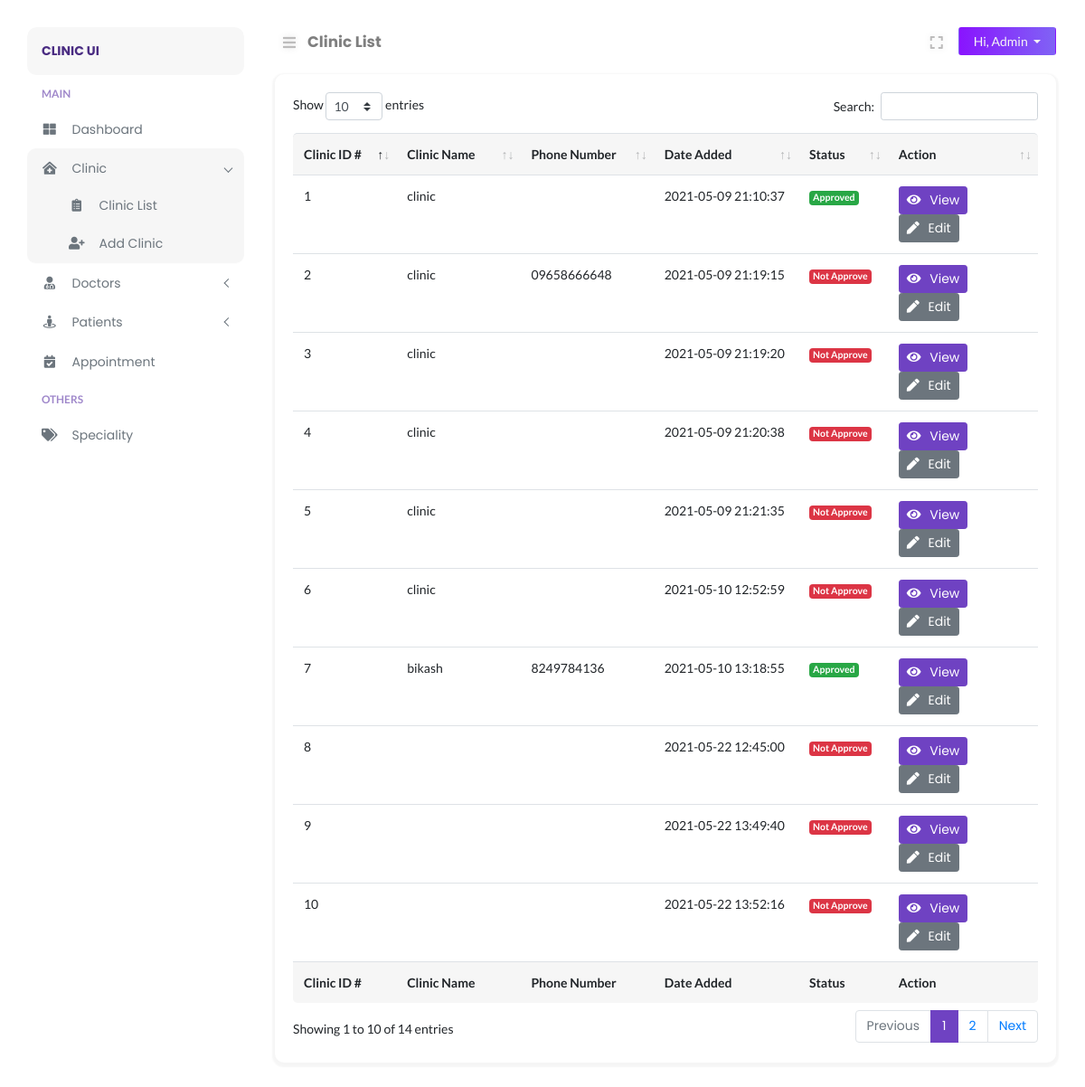
The page /admin/clinic-list.php (signed in) on the database its author committed.
### tables this page shows
CREATE TABLE `clinics` (
  `clinic_id` int(11) NOT NULL,
  `clinic_name` varchar(255) DEFAULT NULL,
  `clinic_email` varchar(255) DEFAULT NULL,
  `clinic_url` varchar(255) DEFAULT NULL,
  `clinic_contact` varchar(15) DEFAULT NULL,
  `clinic_address` varchar(255) DEFAULT NULL,
  `clinic_city` varchar(255) DEFAULT NULL,
  `clinic_state` varchar(255) DEFAULT NULL,
  `clinic_zipcode` varchar(10) DEFAULT NULL,
  `clinic_status` varchar(255) DEFAULT NULL,
  `date_created` datetime DEFAULT NULL
);

### admin/includes/path.inc.php (called while the page is built, shortened)
<?php
$PATH = "doclab/admin";
switch ($_SERVER["SCRIPT_NAME"]) {
    case '/'.$PATH.'/clinic-list.php':
        $CURRENT_PAGE = "Clinic List";
        break;
}

### admin/includes/session.inc.php (called while the page is built, shortened)
<?php
try {
    $sess_id = $_SESSION["sess_adminid"];
    $adminstmt = $conn->prepare("SELECT * FROM admin WHERE admin_id = ?");
    $adminstmt->bind_param("i", $sess_id);
    $adminstmt->execute();
    $admin_result = $adminstmt->get_result();
    $admin_row = $admin_result->fetch_assoc();
} catch (Exception $e) {
    error_log($e);
    exit('Error message for user to understand');
}

### admin/clinic-list.php (the view, shortened to what this page needs)
<?php
require_once('../config/autoload.php');
include('includes/path.inc.php');
include('includes/session.inc.php');
?>
<!DOCTYPE html>
<html lang="en">
<head>
</head>
<body>
    <div class="page-content" id="content">
        <?php include HEADER;?>
        <div class="row">
            <div class="col-12">
                <div class="card">
                    <div class="card-body">
                        <div class="card-inner">
                            <div class="data-tables">
                                <table id="datatable" class="table" style="width:100%">
                                    <thead>
                                        <tr>
                                            <th>Clinic ID #</th>
                                            <th>Clinic Name</th>
                                            <th>Phone Number</th>
                                            <th>Date Added</th>
                                            <th>Status</th>
                                            <th>Action</th>
                                        </tr>
                                    </thead>
                                    <tbody>
                                        <?php
                                        $table_result = mysqli_query($conn, "SELECT * FROM clinics");
                                        while ($table_row = mysqli_fetch_assoc($table_result)) {
                                            $id = $table_row["clinic_id"];
                                            $encrypt_id = urlencode(base64_encode($id));
                                        ?>
                                        <tr>
                                            <td><?php echo $table_row["clinic_id"]; ?></td>
                                            <td><?php echo $table_row["clinic_name"];?></td>
                                            <td><?php echo $table_row["clinic_contact"];?></td>
                                            <td><?php echo $table_row["date_created"];?></td>
                                            <td>
                                                <?php if ($table_row["clinic_status"] == "1") {
                                                    echo '<span class="badge badge-success">Approved</span>';
                                                } else {
                                                    echo '<span class="badge badge-danger">Not Approve</span>';
                                                }?>
                                            </td>
                                            <td>
                                                <a href="clinic-view.php?cid=<?php echo $encrypt_id;?>" class="btn btn-sm btn-primary"><i class="fa fa-eye"></i> View</a>
                                                <a href="clinic-edit.php?cid=<?php echo $encrypt_id;?>" class="btn btn-sm btn-secondary"><i class="fa fa-pen"></i> Edit</a>
                                            </td>
                                        </tr>
                                        <?php } ?>
                                    </tbody>
                                    <tfoot>
                                        <tr>
                                            <th>Clinic ID #</th>
                                            <th>Clinic Name</th>
                                            <th>Phone Number</th>
                                            <th>Date Added</th>
                                            <th>Status</th>
                                            <th>Action</th>
                                        </tr>
                                    </tfoot>
                                </table>
                            </div>
                        </div>
                    </div>
                </div>
            </div>
        </div>
    </div>
</body>
</html>

### admin/layouts/nav_header.php (shortened to what this page needs)
<nav class="navbar navbar-header mb-2">
    <ul class="nav mr-auto">
        <li class="nav-item">
            <button class="btn btn-sm btn-expand" id="sidebarCollapse"><i class="fa fa-bars"></i></button>
        </li>
        <li class="nav-item nav-title">
            <a href="<?php echo $_SERVER["REQUEST_URI"];?>"><?php echo $CURRENT_PAGE;?></a>
        </li>
    </ul>
    <ul class="nav ml-auto">
        <li class="nav-item mr-2">
            <button class="btn btn-sm btn-expand" id="full-view"><i class="fa fa-expand"></i></button>
        </li>
        <li class="nav-item">
            <div class="btn-group">
                <button type="button" class="btn btn-sm dropdown-toggle btn-profile px-3" data-toggle="dropdown" aria-haspopup="true"
                    aria-expanded="false">
                    Hi, <?php echo $admin_row["admin_name"]; ?>
                </button>
            </div>
        </li>
    </ul>
</nav>

### assets/css/typography.css (style rules this page uses)
body { font-size: 14px; font-family: 'Lato', sans-serif; }
a, a:visited { text-decoration: none; transition: all 0.3s ease-in-out; -webkit-transition: all 0.3s ease-in-out; -moz-transition: all 0.3s ease-in-out; -o-transition: all 0.3s ease-in-out; outline: 0; font-family: 'Poppins', 'Helvetica', sans-serif; }
ul, ol { margin-bottom: 0px; margin-top: 0px; padding: 0; }
ul { margin: 0; list-style-type: none; }
button { cursor: pointer; outline: none!important; letter-spacing: 0; }

### assets/css/default.css (style rules this page uses)
.card-body button i , .card-body a i { margin-right: 6px; }
.navbar-header { padding: 0 !important; }
.nav-title { padding-top: 4px; margin-left: 4px; }
.nav-title a { font-weight: bold; font-size: 1.05rem; color: rgba(0, 0, 0, .5); }
.btn-profile { background: linear-gradient(to right, #8914fe 0%, #8063f5 100%); color: #f5f5f5; }
button.btn-expand { font-size: 16px !important; color: #bdbcbc; vertical-align: middle; text-shadow: 0 0 8px rgba(0, 0, 0, 0.12); -webkit-transition: color 0.3s ease 0s; transition: color 0.3s ease 0s; }
button#full-view { display: inline-block; }
body { overflow-x: hidden; background: #fff; }
.page-content { width: calc(100% - 15rem); margin-left: 16rem; transition: all 0.4s; padding: 1.9rem 3rem; }
:root { --primary-color: #6F42C2; }
.btn-primary { color: #fff; background-color: #6F42C2 !important; border-color: #6F42C2 !important; }
.card { margin: 10px 0; border-radius: 10px !important; border: 0; margin-bottom: 1.5rem; box-shadow: 0 2px 2px 3px rgba(0, 0, 0, .04); transition: all .2s ease-in-out; }
.table thead tr th, tfoot tr { background: #f6f6f6 !important; border-bottom: 0 !important; }
.table thead th:first-child { border-top-left-radius: 5px; }
.table thead th:last-child { border-top-right-radius: 5px; }
.table tfoot th:first-child { border-bottom-left-radius: 5px; }
.table tfoot th:last-child { border-bottom-right-radius: 5px; }
.table tbody tr { transition: all .2s; }

### assets/css/clinic/login.css (style rules this page uses)
html { min-height:100%; position:relative; }

### rows shown on the page
clinics: clinic_id "1", clinic_name "clinic", date_created "2021-05-09 21:10:37", clinic_status "Approved"
clinics: clinic_id "2", clinic_name "clinic", clinic_contact "09658666648", date_created "2021-05-09 21:19:15", clinic_status "Not Approve"
clinics: clinic_id "3", clinic_name "clinic", date_created "2021-05-09 21:19:20", shows "Not Approve"
clinics: clinic_id "4", clinic_name "clinic", date_created "2021-05-09 21:20:38", shows "Not Approve"
clinics: clinic_id "5", clinic_name "clinic", date_created "2021-05-09 21:21:35", shows "Not Approve"
clinics: clinic_id "6", clinic_name "clinic", date_created "2021-05-10 12:52:59", shows "Not Approve"
clinics: clinic_id "7", clinic_name "bikash", clinic_contact "8249784136", date_created "2021-05-10 13:18:55", clinic_status "Approved"
clinics: clinic_id "8", date_created "2021-05-22 12:45:00", shows "Not Approve"
clinics: clinic_id "9", date_created "2021-05-22 13:49:40", shows "Not Approve"
clinics: clinic_id "10", date_created "2021-05-22 13:52:16", shows "Not Approve"

### other values the page prints
$BRAND_NAME "CLINIC UI"
$CURRENT_PAGE "Clinic List"
$admin_row["admin_name"] "Admin"
